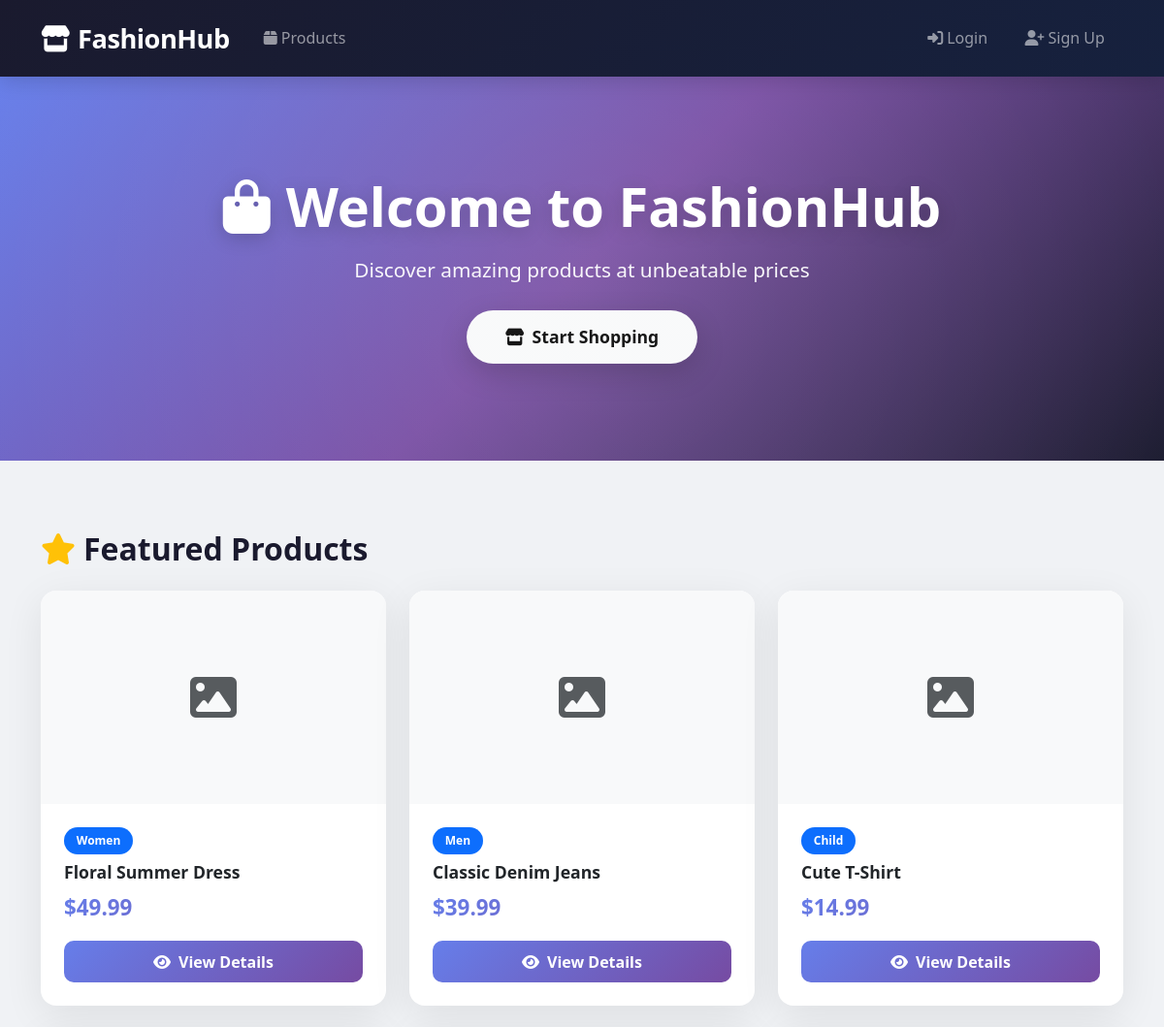
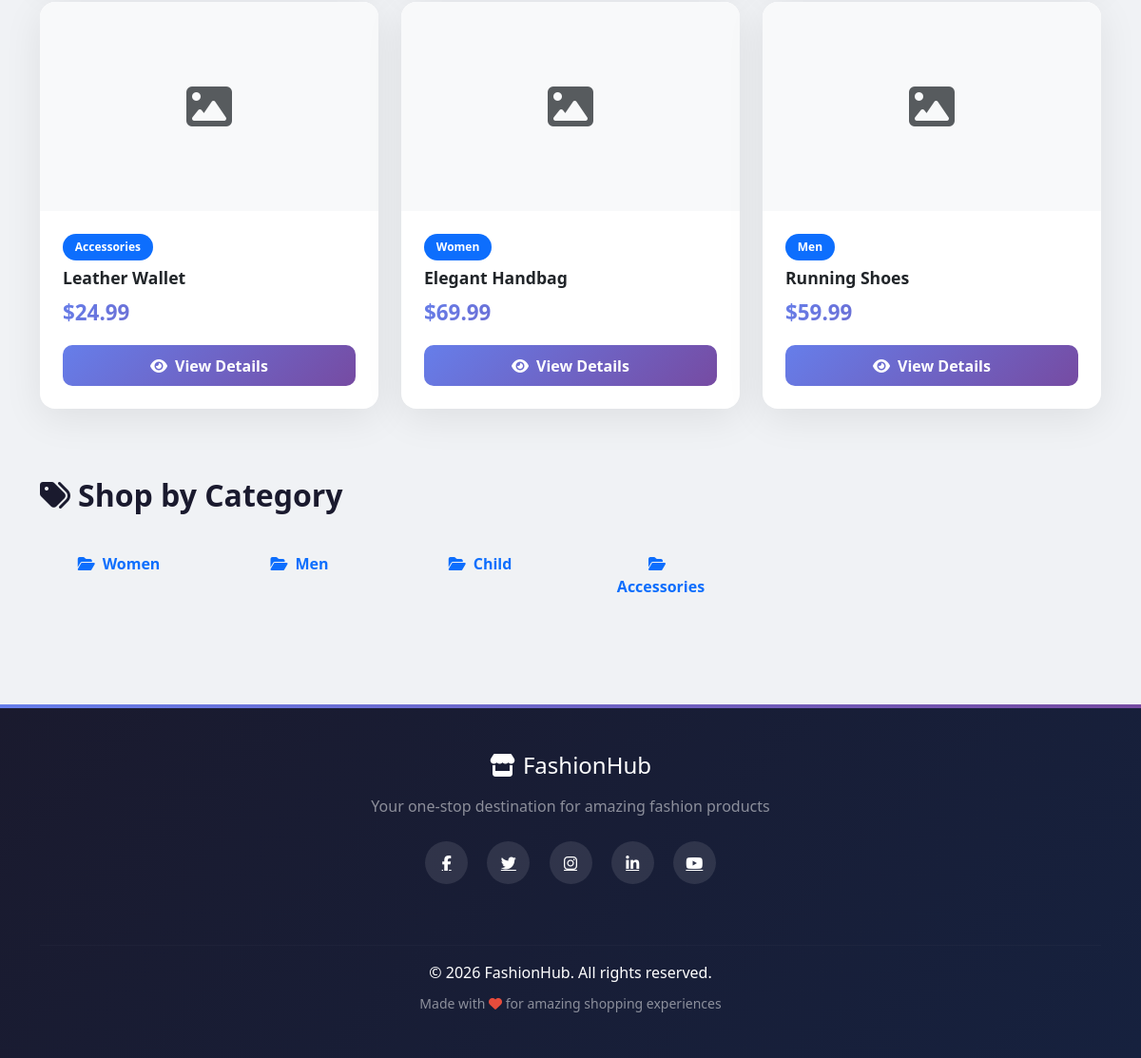
The page / on the database its author committed (2 pictures, top to bottom).
### tables this page shows
CREATE TABLE IF NOT EXISTS products (
    id INT AUTO_INCREMENT PRIMARY KEY,
    name VARCHAR(255) NOT NULL,
    category VARCHAR(100) NOT NULL,
    description TEXT,
    price DECIMAL(10,2) NOT NULL,
    stock INT NOT NULL DEFAULT 0,
    image VARCHAR(255),
    created_at TIMESTAMP DEFAULT CURRENT_TIMESTAMP
);

### index.php (the view, shortened to what this page needs)
<?php require_once 'config/database.php';
$stmt = $pdo->query("SELECT * FROM products WHERE stock > 0 ORDER BY created_at DESC LIMIT 6");
$featured_products = $stmt->fetchAll(PDO::FETCH_ASSOC);
$categories_stmt = $pdo->query("SELECT DISTINCT category FROM products LIMIT 6");
$categories = $categories_stmt->fetchAll(PDO::FETCH_COLUMN);
?>
<?php include 'includes/header.php'; ?>
<?php include 'includes/navbar.php'; ?>
<div class="hero-section">
    <div class="container text-center fade-in-up">
        <h1><i class="fas fa-shopping-bag me-3"></i>Welcome to FashionHub</h1>
        <p class="lead mb-4">Discover amazing products at unbeatable prices</p>
        <a href="customer/products.php" class="btn btn-light btn-lg">
            <i class="fas fa-store me-2"></i>Start Shopping
        </a>
    </div>
</div>
<div class="container mt-5 pt-4">
    <h2 class="mb-4 fw-bold">
        <i class="fas fa-star text-warning me-2"></i>Featured Products
    </h2>
    <div class="row">
        <?php if (count($featured_products) > 0): ?>
            <?php foreach ($featured_products as $index => $product): ?>
                <div class="col-md-4 mb-4 fade-in-up" style="animation-delay: <?php echo $index * 0.1; ?>s;">
                    <div class="card product-card h-100">
                        <?php if ($product['image']): ?>
                            <img src="uploads/<?php echo htmlspecialchars($product['image']); ?>" class="card-img-top" alt="<?php echo htmlspecialchars($product['name']); ?>">
                        <?php else: ?>
                            <div class="bg-light d-flex align-items-center justify-content-center" style="height: 220px;">
                                <i class="fas fa-image text-muted fa-3x"></i>
                            </div>
                        <?php endif; ?>
                        <div class="card-body">
                            <span class="badge bg-primary mb-2"><?php echo htmlspecialchars($product['category']); ?></span>
                            <h5 class="card-title"><?php echo htmlspecialchars($product['name']); ?></h5>
                            <p class="price mb-3">$<?php echo number_format($product['price'], 2); ?></p>
                            <a href="customer/product_detail.php?id=<?php echo $product['id']; ?>" class="btn btn-primary w-100">
                                <i class="fas fa-eye me-2"></i>View Details
                            </a>
                        </div>
                    </div>
                </div>
            <?php endforeach; ?>
        <?php endif; ?>
    </div>
</div>
<?php if (count($categories) > 0): ?>
<div class="container mt-5 mb-5">
    <h2 class="mb-4 fw-bold">
        <i class="fas fa-tags me-2"></i>Shop by Category
    </h2>
    <div class="row">
        <?php foreach ($categories as $index => $category): ?>
            <div class="col-md-4 col-lg-2 mb-3 fade-in-up" style="animation-delay: <?php echo $index * 0.08; ?>s;">
                <a href="customer/products.php?category=<?php echo urlencode($category); ?>" class="btn btn-outline-primary w-100 py-3">
                    <i class="fas fa-folder-open me-2"></i><?php echo htmlspecialchars($category); ?>
                </a>
            </div>
        <?php endforeach; ?>
    </div>
</div>
<?php endif; ?>
<?php include 'includes/footer.php'; ?>

### assets/css/style.css (style rules this page uses)
:root { --primary-gradient: linear-gradient(135deg, #667eea 0%, #764ba2 100%); --secondary-gradient: linear-gradient(135deg, #1a1a2e 0%, #16213e 100%); --success-gradient: linear-gradient(135deg, #11998e 0%, #38ef7d 100%); --danger-gradient: linear-gradient(135deg, #f093fb 0%, #f5576c 100%); --warning-gradient: linear-gradient(135deg, #fa709a 0%, #fee140 100%); --card-shadow: 0 10px 40px rgba(0, 0, 0, 0.08); --card-hover-shadow: 0 20px 60px rgba(0, 0, 0, 0.15); --transition: all 0.3s cubic-bezier(0.4, 0, 0.2, 1); }
* { box-sizing: border-box; }
body { font-family: 'Segoe UI', system-ui, -apple-system, BlinkMacSystemFont, 'Roboto', sans-serif; background-color: #f0f2f5; color: #1a1a2e; line-height: 1.6; }
.hero-section { background: linear-gradient(135deg, #667eea 0%, #764ba2 50%, #1a1a2e 100%); color: white; padding: 100px 0; position: relative; overflow: hidden; }
.hero-section::before { content: ''; position: absolute; top: -50%; left: -50%; width: 200%; height: 200%; background: radial-gradient(circle, rgba(255,255,255,0.1) 0%, transparent 60%); animation: pulse 10s ease-in-out infinite; }
.hero-section h1 { font-size: 3.5rem; font-weight: 900; margin-bottom: 1rem; text-shadow: 0 4px 20px rgba(0, 0, 0, 0.2); }
.hero-section p { font-size: 1.3rem; margin-bottom: 2rem; opacity: 0.95; }
.hero-section .btn { padding: 0.9rem 2.5rem; font-size: 1.1rem; font-weight: 600; border-radius: 50px; box-shadow: 0 10px 30px rgba(0, 0, 0, 0.2); transition: var(--transition); }
.card { border: none; box-shadow: var(--card-shadow); border-radius: 16px; transition: var(--transition); overflow: hidden; }
.card-body { padding: 1.5rem; }
.btn { border-radius: 10px; font-weight: 600; padding: 0.6rem 1.5rem; transition: var(--transition); border: none; }
.btn-primary { background: var(--primary-gradient); }
.btn-lg { padding: 0.8rem 2rem; }
.product-card .card-title { font-weight: 700; font-size: 1.1rem; margin-bottom: 0.5rem; }
.product-card .price { font-size: 1.4rem; font-weight: 800; background: var(--primary-gradient); -webkit-background-clip: text; -webkit-text-fill-color: transparent; background-clip: text; }
.badge { padding: 0.5rem 0.8rem; border-radius: 50px; font-weight: 600; }
.fade-in-up { animation: fadeInUp 0.6s ease-out; }

### rows shown on the page
products: category "Women", name "Floral Summer Dress", price "49.99"
products: category "Men", name "Classic Denim Jeans", price "39.99"
products: category "Child", name "Cute T-Shirt", price "14.99"
products: category "Accessories", name "Leather Wallet", price "24.99"
products: category "Women", name "Elegant Handbag", price "69.99"
products: category "Men", name "Running Shoes", price "59.99"

### other values the page prints
$category "Women"
$category "Men"
$category "Child"
$category "Accessories"
